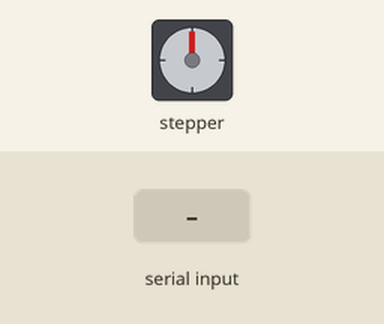
This sketch was run on a simulated Arduino Uno, built with avr-gcc and run on an emulated ATmega328P. Parts: stepper motor. Wiring (inferred from the names in the program): stepper motor driver (200 steps per turn assumed): step pin 2; direction pin 5; enable pin 8. The inputs (shaded band) are chosen by the test bench.

Above: at 1.2 s.
1.3 s: "1" received over Serial
At 2.4 s:
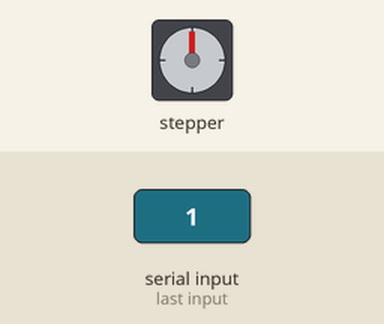
7.3 s: "1" received over Serial
At 10.3 s:
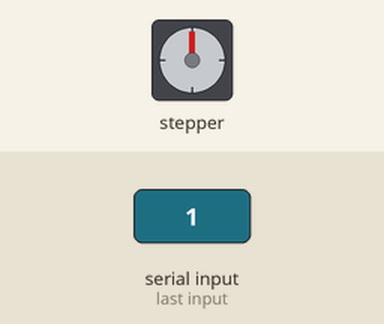
Timing chart, 0 to 18.9 s (numbered marks = the images above; inputs shaded):
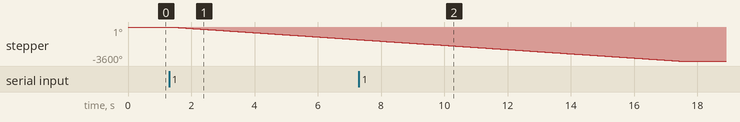

The sketch:

Main_J2.ino
```cpp
const int STEP_PIN = 2;
const int DIR_PIN  = 5;
const int ENA_PIN  = 8;

void setup() {
  Serial.begin(115200);
  pinMode(STEP_PIN, OUTPUT);
  pinMode(DIR_PIN, OUTPUT);
  pinMode(ENA_PIN, OUTPUT);
  digitalWrite(ENA_PIN, HIGH); // In Ruhe spannungsfrei
}

void loop() {
  // Prüfen, ob ein Befehl vom PC kommt
  if (Serial.available() > 0) {
    char command = Serial.read();

    if (command == '1') { // Wenn '1' gesendet wird -> Motor drehen
      digitalWrite(ENA_PIN, LOW);
      delay(50);
      digitalWrite(DIR_PIN, LOW);

      for (int i = 0; i < 1000; i++) {
        digitalWrite(STEP_PIN, HIGH);
        delayMicroseconds(4000);
        digitalWrite(STEP_PIN, LOW);
        delayMicroseconds(4000);
      }

      digitalWrite(ENA_PIN, HIGH); // Wieder stromlos schalten
    }
  }
}
```

Measured:
- after the input at 1.3 s, stepper: keeps turning counter-clockwise at about 225°/s, starting after 0.05 s
